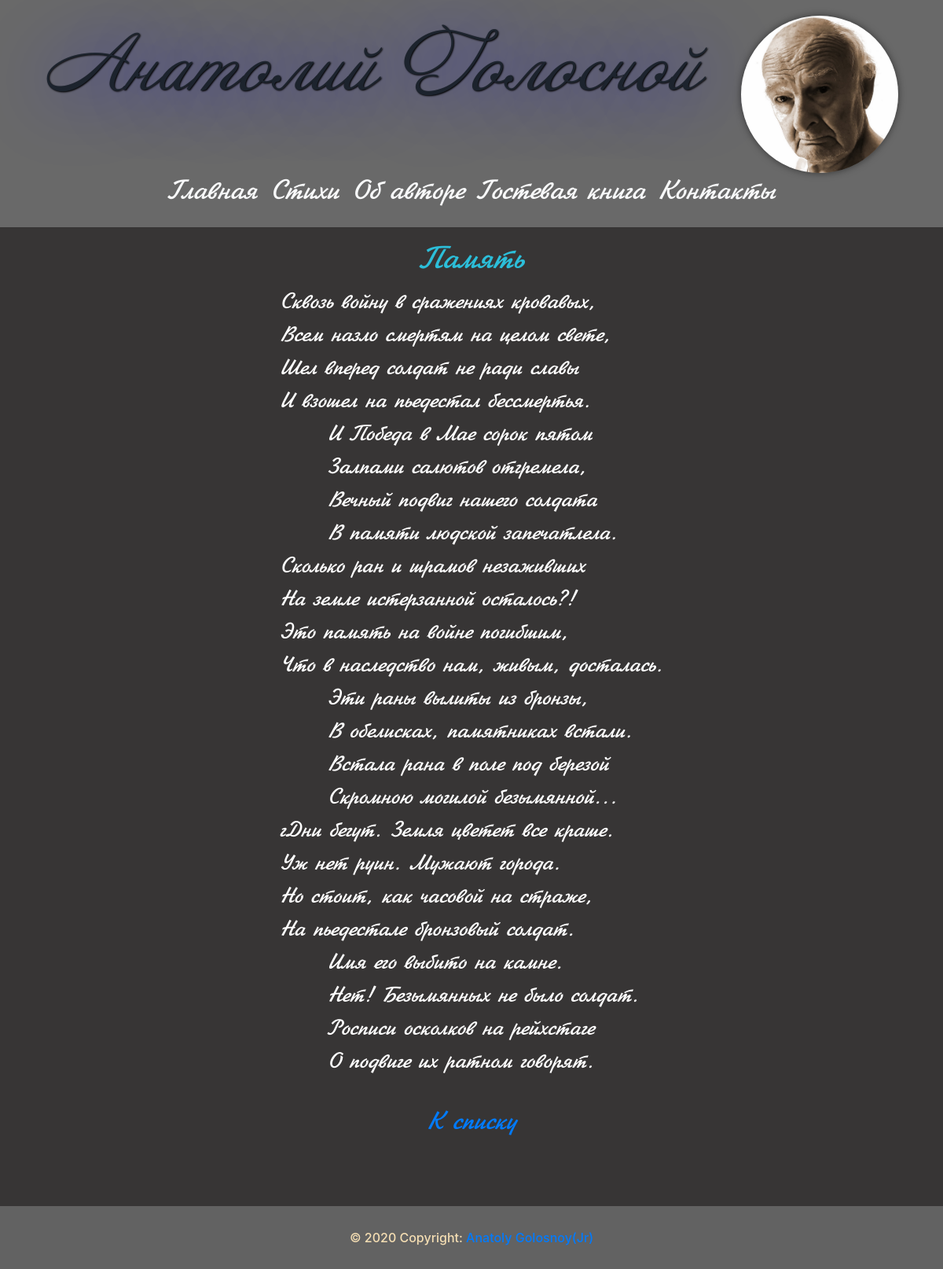
Screenshot of /25 with the database file from the repository.
### tables this page shows
CREATE TABLE verses(
id INTEGER PRIMARY KEY AUTOINCREMENT,
title TEXT NOT NULL,
content TEXT NOT NULL
);

### app.py (the view)
@app.route('/<int:verse_id>')
def verse(verse_id):
    verse = get_verse(verse_id)
    return render_template('verse.html', verse=verse)

### app.py (called while the page is built)
def get_db_connection():
    conn = sqlite3.connect('database.db')
    conn.row_factory = sqlite3.Row
    return conn

def get_verse(verse_id):
    conn = get_db_connection()
    verse = conn.execute('SELECT * FROM verses WHERE id = ?', (verse_id,)).fetchone()
    conn.close()
    if verse is None:
        abort(404)
    return verse

### templates/verse.html
{% extends 'base.html' %}
{% block content %}
    <h2>{% block title %}{{ verse['title'] }}{% endblock %}</h2>
    <div class="verse_content">
        <p class="main-verse">{{ verse['content'] }}</p>
    </div>
    <p class="list"><a href="{{ '/verses' }}">К списку</a></p>
{% endblock %}

### static/css/style.css (style rules this page uses)
* { margin: 0; padding: 0; }
body { background-color: #373535; min-height: 100%; position: relative; }
.verse_content { display: flex; justify-content: center; }
.main-verse { text-align: left; font-size: 28px; font-weight: 500; font-family: Jikharev, serif; color: white; white-space: pre-wrap; }
h2 { color: #2cbed9; text-align: center; margin-top: 20px; font-family: Jikharev, serif; font-size: 40px; }
.list { color: #ecc5c5; text-align: center; margin-top: 16px; font-family: Jikharev, serif; font-size: 33px; }

### rows the page displays
verses: title "Память", content "Сквозь войну в сражениях кровавых, Всем назло смертям на целом свете, Шел вперед солдат не ради славы И взошел на пьедестал бессмертья. И Победа в Мае сорок пятом Залпами салютов отгремела, Вечный подвиг нашего солдата В памяти людской запечатлела. Сколько ран и шрамов незаживших На земле истерзанной осталось?! Это память на войне погибшим, Что в наследство нам, живым, досталась. Эти раны вылиты из бронзы, В обелисках, памятниках встали. Встала рана в поле под березой Скромною могилой безымянной... „Дни бегут. Земля цветет все краше. Уж нет руин. Мужают города. Но стоит, как часовой на страже, На пьедестале бронзовый солдат. Имя его выбито на камне. Нет! Безымянных не было солдат. Росписи…"
